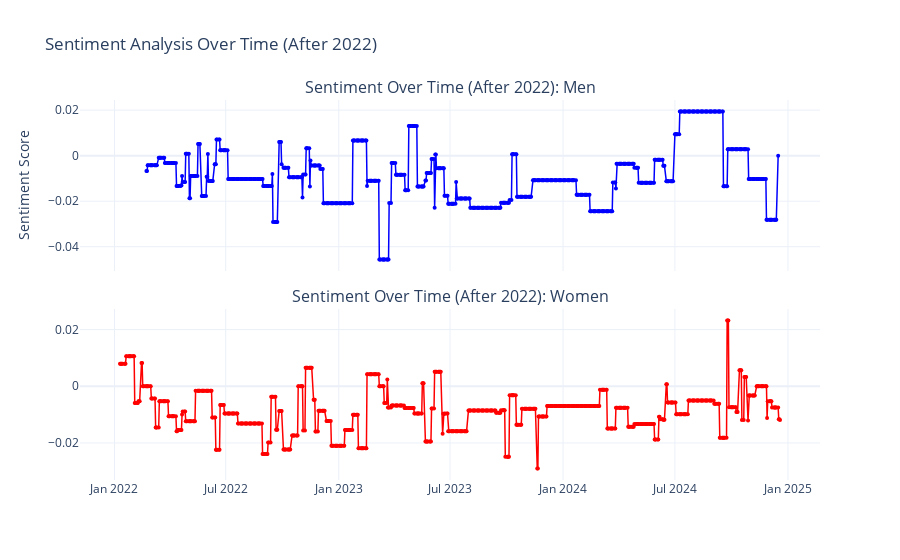

Source (notebook cell):
### Markdown cell above
We find that men have higher median in both negative and postive sentiments, as well as larger variability. This could suggest that men's speeches are more emotionally charged and may cover a wider emotional spectrum, reflecting a tendency to express contrasting sentiments more frequently or strongly. 
A higher median for negative sentiment suggests men might be more critical, pessimistic, or focused on challenges in their speeches, while a higher median for positive sentiment implies they may also emphasize optimism or solutions more often. \
Men might adopt a more assertive or persuasive tone than women, which could involve emphasizing both problems and resolutions more explicitly.

### Code cell
# Filter speeches after 2022  for better readability
date_filter = "2022-01-01" #"2020-01-01"
lm_counts_men_filtered = lm_counts_men[lm_counts_men.index >= date_filter]
lm_counts_women_filtered = lm_counts_women[lm_counts_women.index >= date_filter]

# Calculate sentiment score for women and men after 2022
sentiment_women = (
    lm_counts_women_filtered.pipe(lambda x: (x.positive - x.negative) / x["all"])
    .resample("B")
    .last()
    .ffill()
)
sentiment_men = (
    lm_counts_men_filtered.pipe(lambda x: (x.positive - x.negative) / x["all"])
    .resample("B")
    .last()
    .ffill()
)

fig = make_subplots(
    rows=2, cols=1,
    shared_xaxes=True,
    vertical_spacing=0.1,
    subplot_titles=["Sentiment Over Time (After 2022): Men", "Sentiment Over Time (After 2022): Women"],
)

# Men's sentiment
fig.add_trace(
    go.Scatter(
        x=sentiment_men.index,
        y=sentiment_men,
        mode='lines+markers',
        name="Men's Sentiment",
        line=dict(color='blue', width=1.5),
        marker=dict(size=4),
        showlegend=False,
    ),
    row=1, col=1
)
# Women's sentiment
fig.add_trace(
    go.Scatter(
        x=sentiment_women.index,
        y=sentiment_women,
        mode='lines+markers',
        name="Women's Sentiment",
        line=dict(color='red', width=1.5),
        marker=dict(size=4),
        showlegend=False
    ),
    row=2, col=1
)

fig.update_layout(
    title="Sentiment Analysis Over Time (After 2022)",
    yaxis_title="Sentiment Score",
    xaxis=dict(showgrid=True, tickangle=45),
    yaxis=dict(showgrid=True),
    template="plotly_white",
    legend=dict(
        orientation="h",
        yanchor="bottom",
        y=1.02,
        xanchor="right",
        x=1
    )
)
fig.show()

### Figure 1 — Plotly figure (JSON) as saved in the notebook; plotly's stock layout.template omitted (floating-point values rounded to 4 significant figures; data arrays with more than 128 entries replaced by an {"elided": "..."} marker saying what was removed)
{"data": [{"line": {"color": "blue", "width": 1.5}, "marker": {"size": 4}, "mode": "lines+markers", "name": "Men's Sentiment", "showlegend": false, "type": "scatter", "x": {"elided": "735 str values"}, "xaxis": "x", "y": {"elided": "735 float values"}, "yaxis": "y"}, {"line": {"color": "red", "width": 1.5}, "marker": {"size": 4}, "mode": "lines+markers", "name": "Women's Sentiment", "showlegend": false, "type": "scatter", "x": {"elided": "769 str values"}, "xaxis": "x2", "y": {"elided": "769 float values"}, "yaxis": "y2"}], "layout": {"annotations": [{"font": {"size": 16}, "showarrow": false, "text": "Sentiment Over Time (After 2022): Men", "x": 0.5, "xanchor": "center", "xref": "paper", "y": 1, "yanchor": "bottom", "yref": "paper"}, {"font": {"size": 16}, "showarrow": false, "text": "Sentiment Over Time (After 2022): Women", "x": 0.5, "xanchor": "center", "xref": "paper", "y": 0.45, "yanchor": "bottom", "yref": "paper"}], "legend": {"orientation": "h", "x": 1, "xanchor": "right", "y": 1.02, "yanchor": "bottom"}, "title": {"text": "Sentiment Analysis Over Time (After 2022)"}, "xaxis": {"anchor": "y", "domain": [0, 1], "matches": "x2", "showgrid": true, "showticklabels": false, "tickangle": 45}, "xaxis2": {"anchor": "y2", "domain": [0, 1]}, "yaxis": {"anchor": "x", "domain": [0.55, 1], "showgrid": true, "title": {"text": "Sentiment Score"}}, "yaxis2": {"anchor": "x2", "domain": [0, 0.45]}}}
